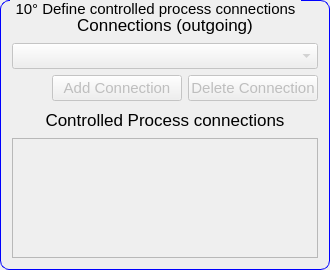
                     <widget class="QGroupBox" name="groupBox_19">
                      <property name="minimumSize">
                       <size>
                        <width>0</width>
                        <height>270</height>
                       </size>
                      </property>
                      <property name="maximumSize">
                       <size>
                        <width>16777215</width>
                        <height>270</height>
                       </size>
                      </property>
                      <property name="styleSheet">
                       <string notr="true">QGroupBox {
    border: 1px solid blue;
    border-radius: 9px;
    margin-top: 0.5em;
    font-size: 15px;
}

QGroupBox::title {
   subcontrol-origin: margin;
    left: 10px;
    padding: 0 3px 0 3px;
}</string>
                      </property>
                      <property name="title">
                       <string>10° Define controlled process connections</string>
                      </property>
                      <layout class="QGridLayout" name="gridLayout_8">
                       <item row="0" column="0">
                        <layout class="QVBoxLayout" name="verticalLayout_7">
                         <property name="leftMargin">
                          <number>0</number>
                         </property>
                         <item>
                          <widget class="QLabel" name="label_30">
                           <property name="font">
                            <font>
                             <pointsize>13</pointsize>
                            </font>
                           </property>
                           <property name="text">
                            <string>Connections (outgoing)</string>
                           </property>
                           <property name="alignment">
                            <set>Qt::AlignCenter</set>
                           </property>
                          </widget>
                         </item>
                         <item>
                          <widget class="QComboBox" name="combobox_controlled_process_connection">
                           <property name="enabled">
                            <bool>false</bool>
                           </property>
                           <property name="font">
                            <font>
                             <pointsize>11</pointsize>
                            </font>
                           </property>
                           <property name="focusPolicy">
                            <enum>Qt::StrongFocus</enum>
                           </property>
                          </widget>
                         </item>
                         <item>
                          <layout class="QHBoxLayout" name="horizontalLayout_32">
                           <item>
                            <spacer name="horizontalSpacer_22">
                             <property name="orientation">
                              <enum>Qt::Horizontal</enum>
                             </property>
                             <property name="sizeHint" stdset="0">
                              <size>
                               <width>40</width>
                               <height>20</height>
                              </size>
                             </property>
                            </spacer>
                           </item>
                           <item>
                            <widget class="QPushButton" name="button_add_controlled_process_connection">
                             <property name="enabled">
                              <bool>false</bool>
                             </property>
                             <property name="minimumSize">
                              <size>
                               <width>130</width>
                               <height>0</height>
                              </size>
                             </property>
                             <property name="maximumSize">
                              <size>
                               <width>130</width>
                               <height>16777215</height>
                              </size>
                             </property>
                             <property name="font">
                              <font>
                               <pointsize>11</pointsize>
                              </font>
                             </property>
                             <property name="text">
                              <string>Add Connection</string>
                             </property>
                            </widget>
                           </item>
                           <item>
                            <widget class="QPushButton" name="button_delete_controlled_process_connection">
                             <property name="enabled">
                              <bool>false</bool>
                             </property>
                             <property name="minimumSize">
                              <size>
                               <width>130</width>
                               <height>0</height>
                              </size>
                             </property>
                             <property name="maximumSize">
                              <size>
                               <width>130</width>
                               <height>16777215</height>
                              </size>
                             </property>
                             <property name="font">
                              <font>
                               <pointsize>11</pointsize>
                              </font>
                             </property>
                             <property name="text">
                              <string>Delete Connection</string>
                             </property>
                            </widget>
                           </item>
                          </layout>
                         </item>
                         <item>
                          <widget class="QLabel" name="label_35">
                           <property name="font">
                            <font>
                             <pointsize>13</pointsize>
                            </font>
                           </property>
                           <property name="text">
                            <string>Controlled Process connections</string>
                           </property>
                           <property name="alignment">
                            <set>Qt::AlignCenter</set>
                           </property>
                          </widget>
                         </item>
                         <item>
                          <widget class="QListWidget" name="listwidget_controlled_process_connection">
                           <property name="enabled">
                            <bool>false</bool>
                           </property>
                           <property name="minimumSize">
                            <size>
                             <width>0</width>
                             <height>120</height>
                            </size>
                           </property>
                           <property name="maximumSize">
                            <size>
                             <width>16777215</width>
                             <height>120</height>
                            </size>
                           </property>
                           <property name="font">
                            <font>
                             <pointsize>11</pointsize>
                            </font>
                           </property>
                           <property name="alternatingRowColors">
                            <bool>true</bool>
                           </property>
                          </widget>
                         </item>
                        </layout>
                       </item>
                      </layout>
                     </widget>
